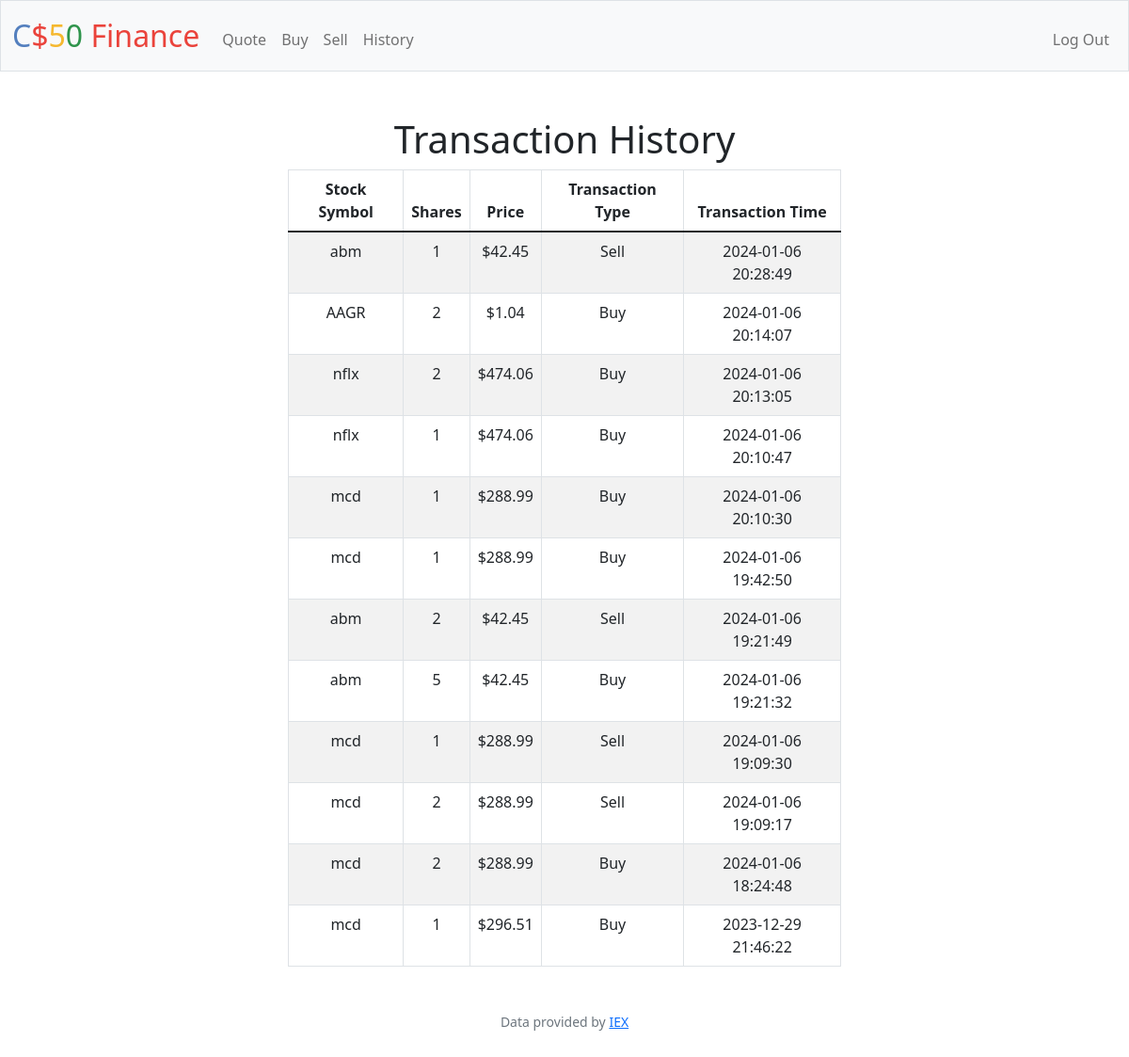
Screenshot of /history (signed in) with the database file from the repository.
### tables this page shows
CREATE TABLE purchases (
    id INTEGER PRIMARY KEY AUTOINCREMENT,
    user_id INTEGER NOT NULL,
    stock_symbol TEXT NOT NULL,
    shares INTEGER NOT NULL,
    price NUMERIC NOT NULL,
    purchase_time TIMESTAMP DEFAULT CURRENT_TIMESTAMP,
    FOREIGN KEY (user_id) REFERENCES users(id)
);

### app.py (the view)
@app.route("/history")
@login_required
def history():
    user_id = session["user_id"]
    transactions = db.execute(
        """
        SELECT stock_symbol, shares, price, purchase_time
        FROM purchases
        WHERE user_id = ?
        ORDER BY purchase_time DESC
        """,
        user_id,
    )
    for transaction in transactions:
        transaction["price"] = usd(transaction["price"])
    return render_template("history.html", transactions=transactions)

### app.py (called while the page is built)
@app.after_request
def after_request(response):
    response.headers["Cache-Control"] = "no-cache, no-store, must-revalidate"
    response.headers["Expires"] = 0
    response.headers["Pragma"] = "no-cache"
    return response

### helpers.py (called while the page is built)
def login_required(f):
    @wraps(f)
    def decorated_function(*args, **kwargs):
        if session.get("user_id") is None:
            return redirect("/login")
        return f(*args, **kwargs)
    return decorated_function

def usd(value):
    return f"${value:,.2f}"

### templates/history.html (shortened to what this page needs)
{% extends "layout.html" %}
{% block main %}
<h1>Transaction History</h1>
<table class="table table-striped table-bordered" style="max-width: 50%; margin: 0 auto;">
    <thead>
        <tr>
            <th>Stock Symbol</th>
            <th>Shares</th>
            <th>Price</th>
            <th>Transaction Type</th>
            <th>Transaction Time</th>
        </tr>
    </thead>
    <tbody>
        {% for transaction in transactions %}
        <tr>
            <td>{{ transaction.stock_symbol }}</td>
            <td>{{ transaction.shares if transaction.shares > 0 else transaction.shares - transaction.shares * 2 }}</td>
            <td>{{ transaction.price }}</td>
            <td>{{ "Buy" if transaction.shares > 0 else "Sell" }}</td>
            <td>{{ transaction.purchase_time }}</td>
        </tr>
        {% endfor %}
    </tbody>
</table>
{% endblock %}

### templates/layout.html (shortened to what this page needs)
<!DOCTYPE html>
<html lang="en">
    <head>
        <link href="https://cdn.jsdelivr.net/npm/bootstrap@5.1.3/dist/css/bootstrap.min.css" rel="stylesheet">
        <link href="/static/styles.css" rel="stylesheet">
    </head>
    <body>
        <nav class="bg-light border navbar navbar-expand-md navbar-light">
            <div class="container-fluid">
                <a class="navbar-brand" href="/"><span class="blue">C</span><span class="red">$</span><span class="yellow">5</span><span class="green">0</span> <span class="red">Finance</span></a>
                <div class="collapse navbar-collapse" id="navbar">
                    {% if session["user_id"] %}
                        <ul class="navbar-nav me-auto mt-2">
                            <li class="nav-item"><a class="nav-link" href="/quote">Quote</a></li>
                            <li class="nav-item"><a class="nav-link" href="/buy">Buy</a></li>
                            <li class="nav-item"><a class="nav-link" href="/sell">Sell</a></li>
                            <li class="nav-item"><a class="nav-link" href="/history">History</a></li>
                        </ul>
                        <ul class="navbar-nav ms-auto mt-2">
                            <li class="nav-item"><a class="nav-link" href="/logout">Log Out</a></li>
                        </ul>
                    {% else %}
                        <ul class="navbar-nav ms-auto mt-2">
                            <li class="nav-item"><a class="nav-link" href="/register">Register</a></li>
                            <li class="nav-item"><a class="nav-link" href="/login">Log In</a></li>
                        </ul>
                    {% endif %}
                </div>
            </div>
        </nav>
        <main class="container-fluid py-5 text-center">
            {% block main %}{% endblock %}
        </main>
        <footer class="mb-5 small text-center text-muted">
            Data provided by <a href="https://iexcloud.io/">IEX</a>
        </footer>
    </body>
</html>

### static/styles.css (style rules this page uses)
nav .navbar-brand { font-size: xx-large; }
nav .navbar-brand .blue { color: #537fbe; }
nav .navbar-brand .red { color: #ea433b; }
nav .navbar-brand .yellow { color: #f5b82e; }
nav .navbar-brand .green { color: #2e944b; }

### rows the page displays
purchases: shares "Sell"
purchases: shares "Buy"
purchases: shares "Buy"
purchases: shares "Buy"
purchases: shares "Buy"
purchases: shares "Buy"
purchases: shares "Sell"
purchases: shares "Buy"
purchases: shares "Sell"
purchases: shares "Sell"
purchases: shares "Buy"
purchases: shares "Buy"
